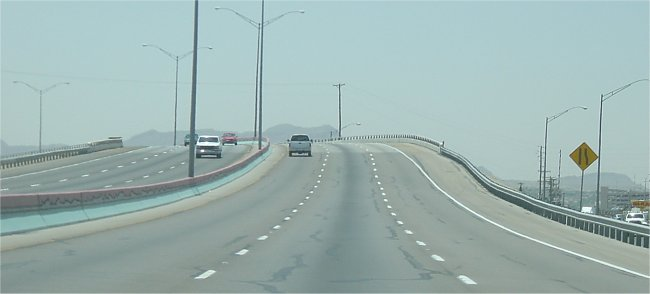
#> input picture images/road_lanes.jpg, 650 x 294 px
$ python Lane_Detection.py
#> lines starting #> are read from the running program, lines starting #| are printed output that depends on the picture; after the words box and inside, x2 and y2 are one past the last pixel; in counts of white or black regions, pixels touching at a corner belong together
import matplotlib.pyplot as plt
import cv2
import numpy as np
import math

image = cv2.imread("images/road_lanes.jpg")
#> image is the input picture: shape (294, 650, 3); mean B, G, R 177.2, 179.4, 157

# Display the image using openCV
def display_Image_cv2(title,img):
    cv2.imshow(title,img)
    cv2.waitKey(0)
    cv2.destroyAllWindows()

#Display image using matplotlib to find the vertices
def display_Image_matplotlib(img):
    plt.figure()
    plt.imshow(img)
    plt.show()

def region_of_interest(img, vertices):
    # Define a blank matrix that matches the image height/width.
    mask = np.zeros_like(img)
    # Retrieve the number of color channels of the image.
    # channel_count = img.shape[2]
    # Create a match color with the same color channel counts.
    # match_mask_color = (255,) * channel_count
    match_mask_color = (255)
    # Fill inside the polygon
    cv2.fillPoly(mask, vertices, match_mask_color)
    # Returning the image only where mask pixels match
    masked_image = cv2.bitwise_and(img, mask)
    return masked_image

[height,width,channels] = image.shape
#> height = 294; width = 650; channels = 3

#Find the edges in the cropped image
grey_image = cv2.cvtColor(image,cv2.COLOR_RGB2GRAY)
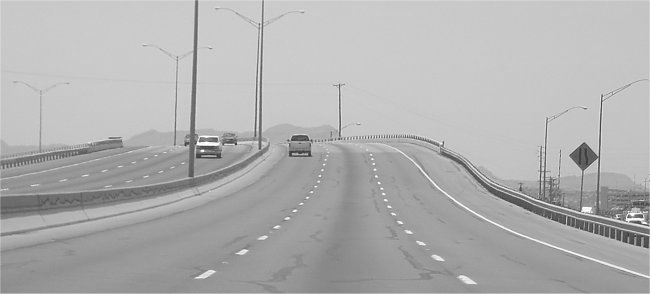
#> grey_image: shape (294, 650); min 53, max 254, mean 176.1
grey_image_with_edges = cv2.Canny(grey_image,100,200)
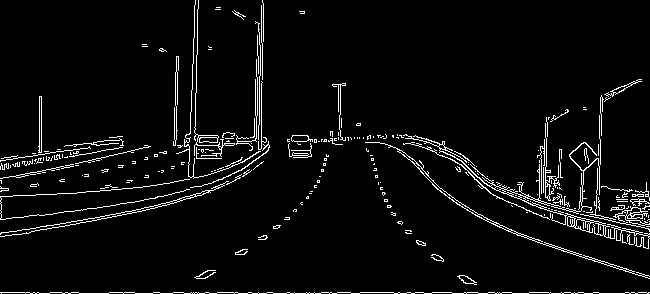
#> grey_image_with_edges: shape (294, 650); 4.7% white in thin lines or dots

#Define a region of interest for the image from Dash Cam
region_of_interest_vertices = [(130,height),(300,130),(350,130),(width-130,height)]

cropped_image = region_of_interest(grey_image_with_edges,np.array([region_of_interest_vertices], np.int32),)
#> in region_of_interest, `cv2.fillPoly(mask, vertices, match_mask_color)`:
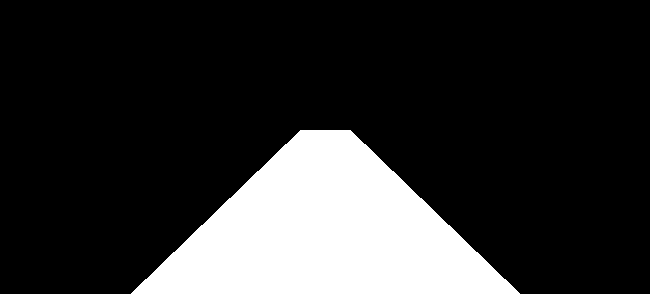
#> mask: shape (294, 650); 18.9% white; 1 white region, box (x1, y1, x2, y2) and area: (131, 130, 520, 294) 36086
#> in region_of_interest, `masked_image = cv2.bitwise_and(img, mask)`:
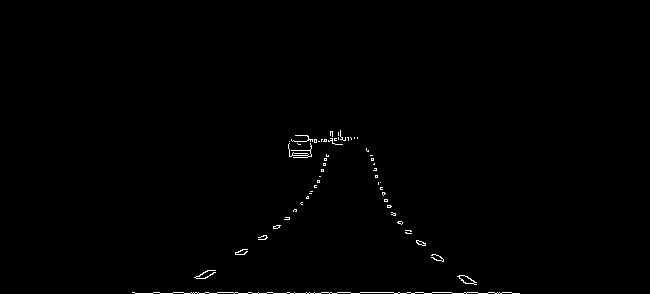
#> masked_image: shape (294, 650); 0.57% white in thin lines or dots, all inside (x1, y1, x2, y2) = (132, 130, 520, 294)
# display_Image_cv2("cropped_image",cropped_image)
#display_Image_matplotlib(cropped_image)
# display_Image_cv2("Canny Image",cropped_image)


lines = cv2.HoughLinesP(
    cropped_image,
    rho=8,
    theta=np.pi / 30,
    threshold=40,
    lines=np.array([]),
    minLineLength=85,
    maxLineGap=50
)
#> lines = [[135, 293, 519, 293], [132, 292, 511, 292], [202, 278, 296, 210], [201, 278, 296, 209]]

def draw_lines(img, lines, color=[155, 233, 2], thickness=3):
    # If there are no lines to draw, exit.
#> called with lines = array of shape (4, 1, 4), thickness = 3
    if lines is None:
        return
    # Make a copy of the original image.
    img = np.copy(img)
    # Create a blank image that matches the original in size.
    line_img = np.zeros(
        (
            img.shape[0],
            img.shape[1],
            3
        ),
        dtype=np.uint8,
    )
    # Loop over all lines and draw them on the blank image.
    for line in lines:
        for x1, y1, x2, y2 in line:
            cv2.line(line_img, (x1, y1), (x2, y2), color, thickness)
#> this loop made 4 passes
    # Merge the image with the lines onto the original.
    img = cv2.addWeighted(img, 0.8, line_img, 1.0, 0.0)
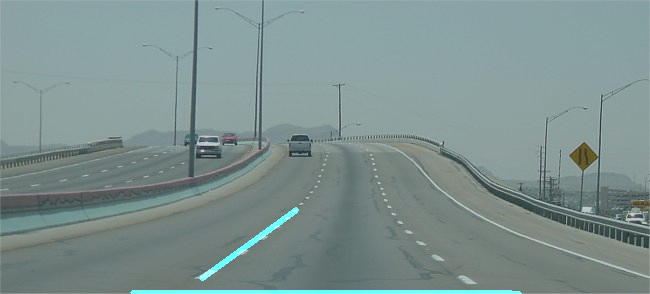
#> img: shape (294, 650, 3); mean B, G, R 143.3, 145, 125.6
    # Return the modified image.
    return img


# [42 lines of commented-out code are left out]
final_image = draw_lines(image,lines)
display_Image_cv2("Lane Detected Image",final_image)
